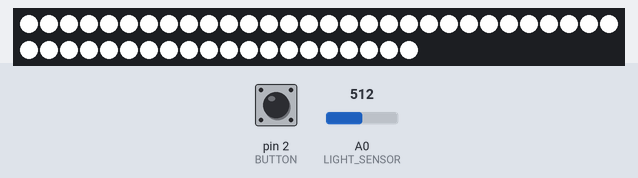
Bench run of a sketch on a simulated Arduino Uno, built with avr-gcc and run on an emulated ATmega328P. On the bench: 50 RGB LEDs in strip order, left to right, continuing on the next row. The test bench sets the inputs (shaded band); at power-on: pin 2 (BUTTON) HIGH, A0 (LIGHT_SENSOR) = 512.

Above: at 3.2 s.
3.3 s: pin 2 (BUTTON) pulled LOW for 0.15 s
At 3.5 s:
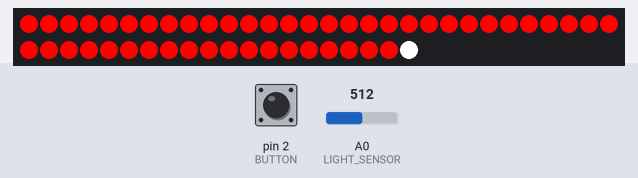
4.0 s: pin 2 (BUTTON) pulled LOW for 1 s
At 5.8 s:
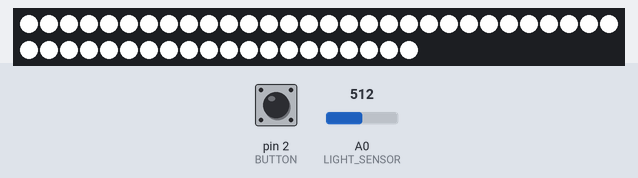
6.5 s: pin 2 (BUTTON) pulled LOW for 0.15 s
At 6.91 s:
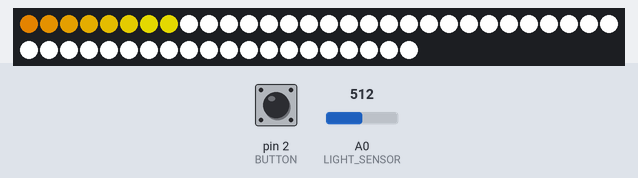
7.2 s: pin 2 (BUTTON) pulled LOW for 3.2 s
At 10.9 s:
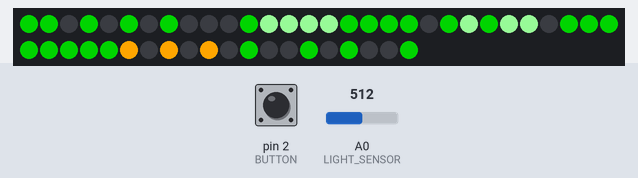
11.0 s: pin 2 (BUTTON) pulsed LOW 5 times (0.12 s each, 0.3 s apart)
At 11.71 s:
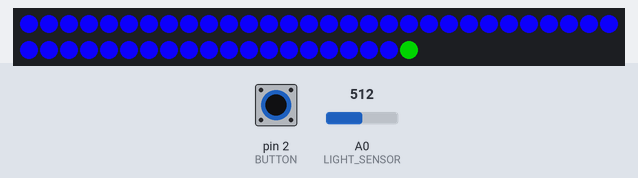
14.0 s: pin 2 (BUTTON) pulsed LOW 2 times (0.12 s each, 0.3 s apart)
At 15.1 s:
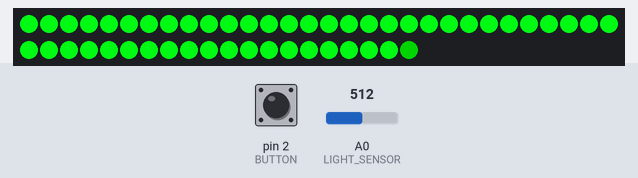

Measured:
- after the input at 3.3 s, the LEDs: first change after 0.15 s (image 1 shows a later state)
- after the input at 4.0 s, the LEDs: first differ from a run without the input after 1.0 s (image 2)
- after the input at 6.5 s, the LEDs: first change after 0.15 s (image 3 shows a later state)
- after the input at 7.2 s, the LEDs: first differ from a run without the input after 3.5 s (image 4)
- after the input at 11.0 s, the LEDs: first differ from a run without the input after 0.71 s (image 5)
- after the input at 14.0 s, the LEDs: first differ from a run without the input after 1.1 s (image 6 shows a later state)

The sketch:

Smart_Lamp.ino
```cpp
//ANIMATED DINOSAUR PIXEL PANEL / SMART LAMP                                   Created by Orlando Azuara

#include "FastLED.h"

#define NUM_LEDS 50
#define BUTTON 2
#define DATA_PIN 3
#define LIGHT_SENSOR A0

CRGB leds[NUM_LEDS];

void setup() {
  delay(2000);
  FastLED.addLeds<WS2811, DATA_PIN, RGB>(leds, NUM_LEDS);
  FastLED.setBrightness(255); //Number 0-255
  FastLED.clear();
  pinMode(BUTTON, INPUT_PULLUP);
  pinMode(LIGHT_SENSOR, INPUT);
  attachInterrupt(digitalPinToInterrupt(BUTTON), myISR, RISING);
}
int hue = 0;
int buttonState = 1;
volatile int mode = 0;
int prevState = 1;
int prevHue;
int void_pixels[] = {2, 4, 6, 8, 9, 10, 20, 26, 36, 38, 40, 42, 43, 45, 47, 48};
int dino_belly[] = {12, 13, 14, 15, 22, 24, 25};


void loop() {
  if (mode == 0) {
    whiteLight(); // default white light
  }
  else if (mode == 1) {
    colorFade(); // soft color switch as panel
  }
  else if (mode == 2) {
    sensorLight(); // increases/decreases brightness if light sensor is below 400
  }
  else if (mode == 3){
    colorFlicker(); // hard color switch by row
  }
  else if (mode == 4) {
    showDinosaur(); //dinosaur sprite
  }
}

void myISR() {
  mode = (mode + 1) % 5;
}


/****** LED MODES *********/

void whiteLight() {
  FastLED.setBrightness(255);
  fill_solid(leds, NUM_LEDS, CRGB::White);
  FastLED.show();
}

void sensorLight() {
  int sensor = analogRead(LIGHT_SENSOR);
  fill_solid(leds, NUM_LEDS, CRGB::White);

  int brightness; //= map(sensor, 0, 600, 0, 255);
  if (sensor < 200) {
    brightness = 0;
  }
  else if (sensor < 400) {
    brightness = 128;
  }
  else {
    brightness = 255;
  }
  FastLED.setBrightness(brightness);
  FastLED.show();
  //delay(50);
}

void showDinosaur() {
  FastLED.setBrightness(255);
  //fills the panel with body color
  fill_solid(leds, NUM_LEDS, CRGB::Green);

  //turns off background pixels to create body "frame"
  for (int i=0; i<16; i++) {
    leds[void_pixels[i]] = CRGB::Black;
  }

  //sets dinosaur spine
  for (int i=35; i<40; i+=2){
    leds[i] = CRGB::Orange;
  }

  //sets dinosaur belly
  for (int i=0; i<7; i++) {
    leds[dino_belly[i]] = CRGB::LightGreen;
  }

  FastLED.show();
  delay(500);

  //pixel displacement for dinosaur movement
  for (int i=7; i<12; i+=4){
    leds[i] = CRGB::Black;
    leds[i-1] = CRGB::Green;
  }

  FastLED.show();
  delay(500);


}

void colorFade() {
  FastLED.setBrightness(255);
  for (int i=0; i<49; i++){
    leds[i] = CHSV(hue, 255, 255);
  }
  FastLED.show();
  hue = (hue + 1) % 256;
  delay(40);
}

void colorFlicker() {
  FastLED.setBrightness(255);
  for (int i=1; i<49; i++){
    leds[i-1] = CHSV(hue, 255, 255);
    leds[i] = CHSV(hue, 255, 255);
    FastLED.show();
    hue = (hue + 4) % 256;
    delay(40);
  }
}
```
